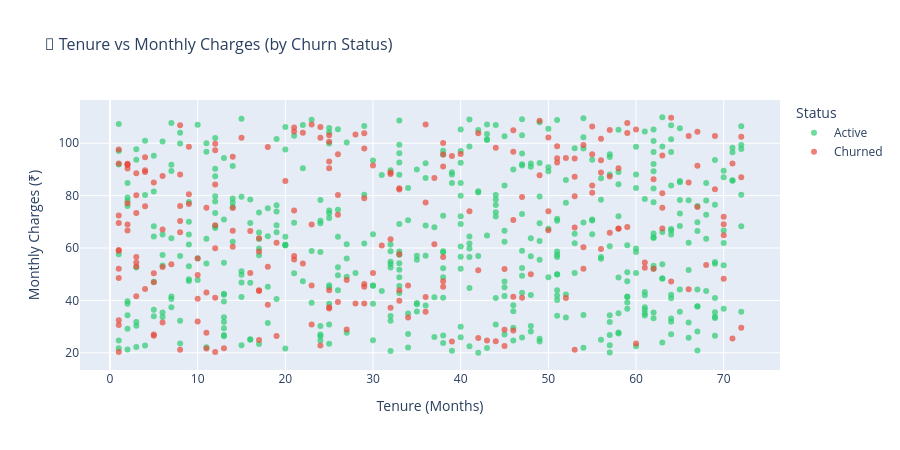

Notebook code for this chart:
### Markdown cell above
## 🔵 Scatter: Tenure vs Monthly Charges

### Code cell
sample = df.sample(700, random_state=42)
fig = px.scatter(sample, x='Tenure_Months', y='MonthlyCharges',
    color='Churn_Label', color_discrete_map=COLORS,
    hover_data=['CustomerID','Contract','InternetService'],
    opacity=0.7, title='🔵 Tenure vs Monthly Charges (by Churn Status)',
    labels={'Tenure_Months':'Tenure (Months)','MonthlyCharges':'Monthly Charges (₹)','Churn_Label':'Status'})
fig.update_traces(marker=dict(size=6))
fig.update_layout(height=450, title_font_size=16, legend_title='Status')
fig.show()

### Figure 1 — Plotly figure (JSON) as saved in the notebook; plotly's stock layout.template omitted (floating-point values rounded to 4 significant figures; data arrays with more than 128 entries replaced by an {"elided": "..."} marker saying what was removed)
{"data": [{"customdata": {"elided": "470x3 str values"}, "hovertemplate": "Status=Active<br>Tenure (Months)=%{x}<br>Monthly Charges (₹)=%{y}<br>CustomerID=%{customdata[0]}<br>Contract=%{customdata[1]}<br>InternetService=%{customdata[2]}<extra></extra>", "legendgroup": "Active", "marker": {"color": "#2ecc71", "opacity": 0.7, "size": 6, "symbol": "circle"}, "mode": "markers", "name": "Active", "orientation": "v", "showlegend": true, "type": "scatter", "x": {"elided": "470 int values"}, "xaxis": "x", "y": {"elided": "470 float values"}, "yaxis": "y"}, {"customdata": {"elided": "230x3 str values"}, "hovertemplate": "Status=Churned<br>Tenure (Months)=%{x}<br>Monthly Charges (₹)=%{y}<br>CustomerID=%{customdata[0]}<br>Contract=%{customdata[1]}<br>InternetService=%{customdata[2]}<extra></extra>", "legendgroup": "Churned", "marker": {"color": "#e74c3c", "opacity": 0.7, "size": 6, "symbol": "circle"}, "mode": "markers", "name": "Churned", "orientation": "v", "showlegend": true, "type": "scatter", "x": {"elided": "230 int values"}, "xaxis": "x", "y": {"elided": "230 float values"}, "yaxis": "y"}], "layout": {"height": 450, "legend": {"title": {"text": "Status"}, "tracegroupgap": 0}, "title": {"font": {"size": 16}, "text": "🔵 Tenure vs Monthly Charges (by Churn Status)"}, "xaxis": {"anchor": "y", "domain": [0, 1], "title": {"text": "Tenure (Months)"}}, "yaxis": {"anchor": "x", "domain": [0, 1], "title": {"text": "Monthly Charges (₹)"}}}}
